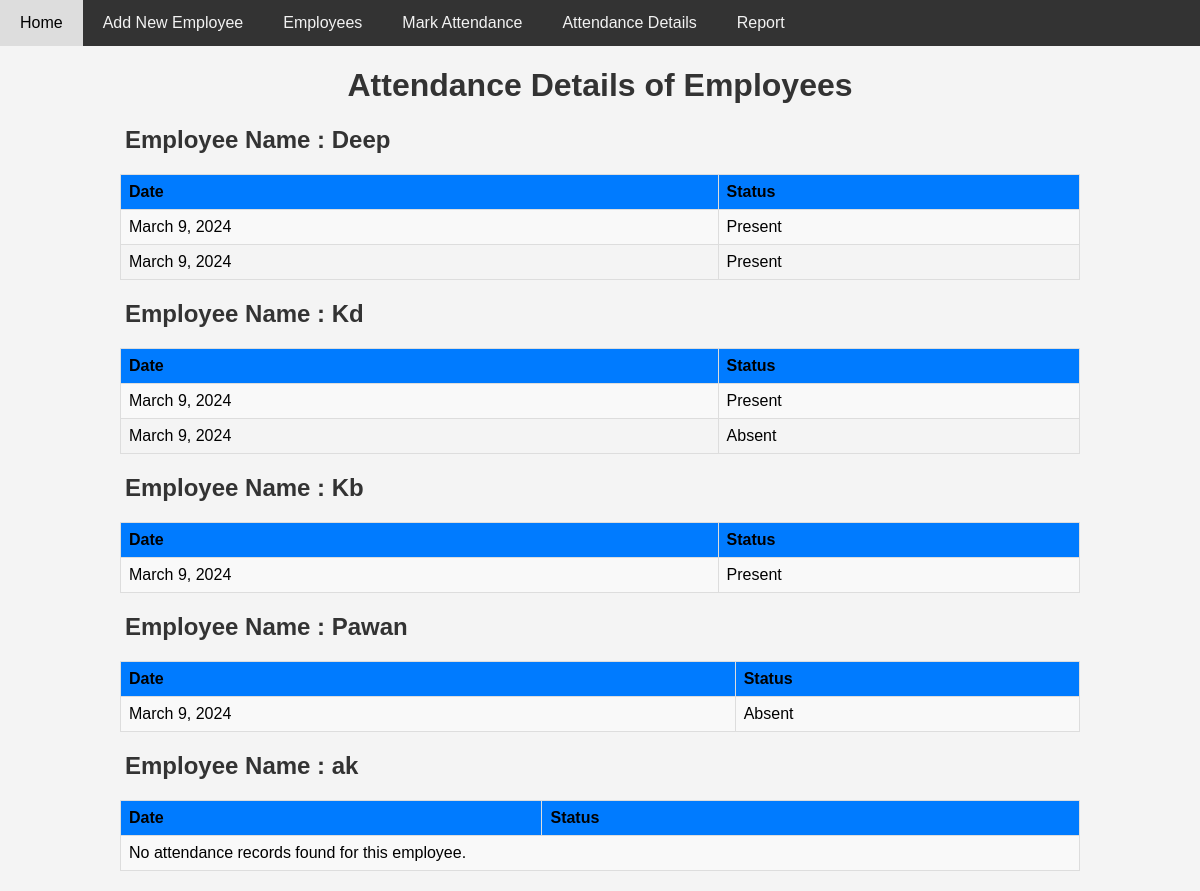
The app's page /attendance-details/, older data.
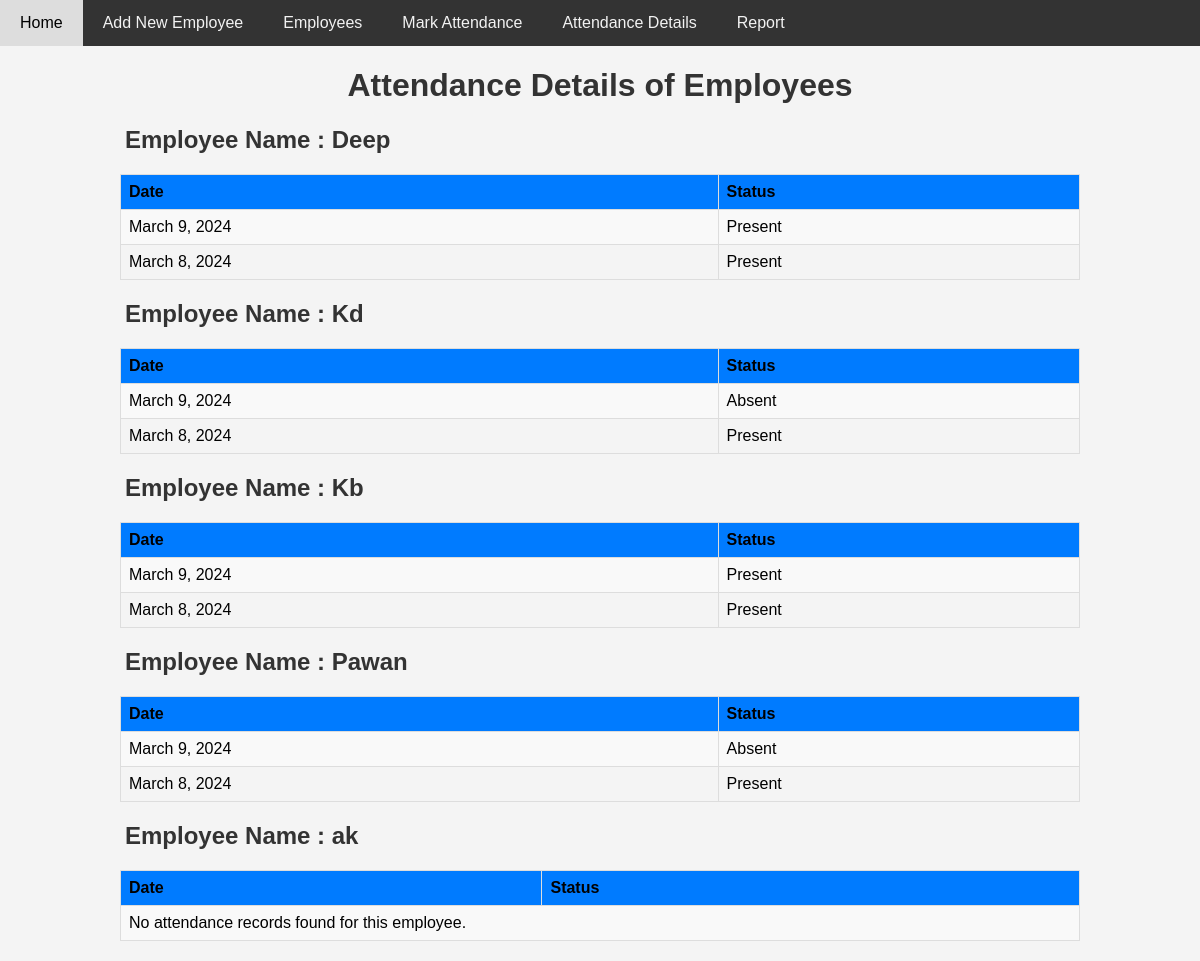
The same page, newer data.
### hrms_app/models.py (models this page shows, shortened)
class Employee(models.Model):
    name = models.CharField(max_length=100)
    designation = models.CharField(max_length=100)
    department = models.CharField(max_length=100)
    date_of_joining = models.DateField()
    def __str__(self):
        return self.name

class Attendance(models.Model):
    employee = models.ForeignKey(Employee, on_delete=models.CASCADE)
    attendance_date = models.DateField()
    status = models.CharField(max_length=10, choices=[('Present', 'Present'), ('Absent', 'Absent')])

### hrms_app/views.py (the view)
# urls.py: path('attendance-details/', views.attendance_details, name='attendance_details'),
def attendance_details(request):
    employees = Employee.objects.all()
    attendance_records = []
    for employee in employees:
        records = Attendance.objects.filter(employee=employee)
        attendance_records.append({'employee': employee, 'attendance_records': records})
    return render(request, 'hrms_app/attendance_details.html', {'attendance_records': attendance_records})

### hrms_app/templates/hrms_app/attendance_details.html (shortened to what this page needs)
{% include 'base.html' %}
<!DOCTYPE html>
<html lang="en">
<head>
</head>
<body>
    <h1>Attendance Details of Employees </h1>
    {% for att in attendance_records %}
    <h2>Employee Name : {{ att.employee }}</h2>
    <table>
        <tr>
            <th>Date</th>
            <th>Status</th>
        </tr>
        {% for record in att.attendance_records %}
        <tr>
            <td>{{ record.attendance_date }}</td>
            <td>{{ record.status }}</td>
        </tr>
        {% empty %}
        <tr>
            <td colspan="2">No attendance records found for this employee.</td>
        </tr>
        {% endfor %}
    </table>
    {% endfor %}
</body>
</html>

Row changes from the older to the newer data that the page shows:
removed Attendance: attendance_date "March 9, 2024", status "Present", shown under Employee "Deep"
removed Attendance: attendance_date "March 9, 2024", status "Present", shown under Employee "Kd"
added Attendance: attendance_date "March 8, 2024", status "Present", shown under Employee "Deep"
added Attendance: attendance_date "March 8, 2024", status "Present", shown under Employee "Kd"
added Attendance: attendance_date "March 8, 2024", status "Present", shown under Employee "Kb"
added Attendance: attendance_date "March 8, 2024", status "Present", shown under Employee "Pawan"
